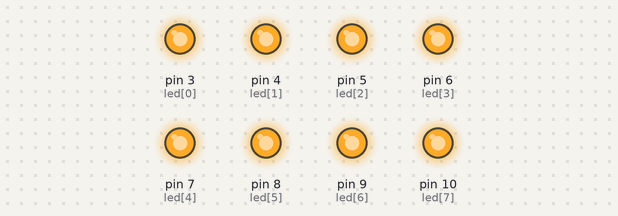
This sketch was run on a simulated Arduino Uno, built with avr-gcc and run on an emulated ATmega328P. On the bench: output pins drawn as LEDs (lit = HIGH).

Above: at 0.1 s.
At 4.6 s:
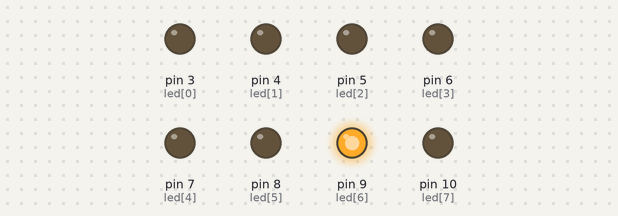
At 9.1 s:
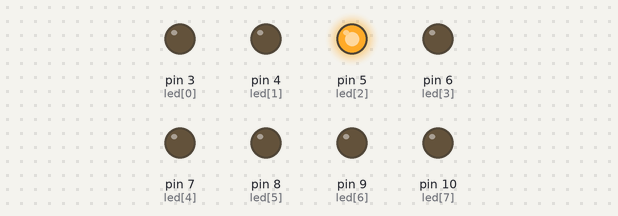
At 17.6 s:
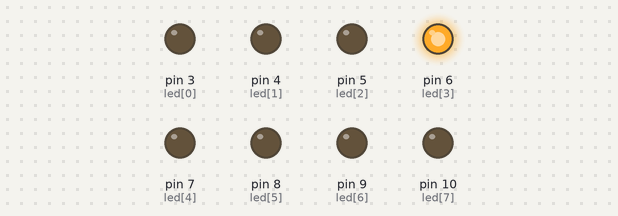
At 26.1 s:
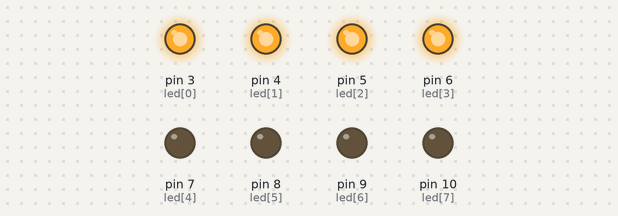
At 35.1 s:
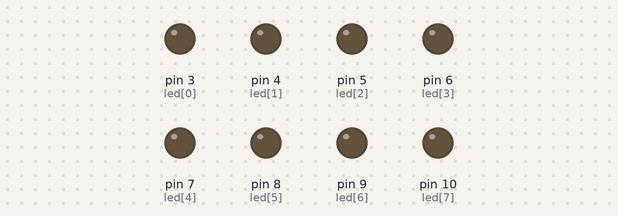
Timing chart, 0 to 40.0 s (numbered marks = the images above):
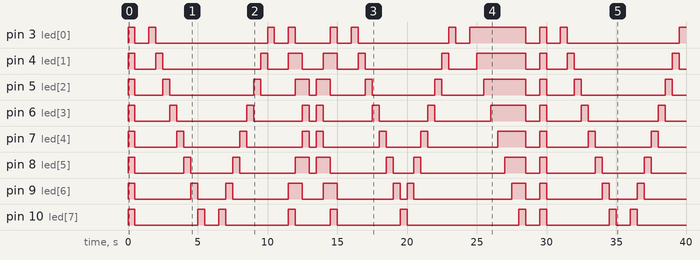

The sketch:

LED_animation.ino
```cpp
const int led[8]={3,4,5,6,7,8,9,10};

int d1=1000;
int d2=500;

void setup() {

  for(int i=0 ; i<8 ; i++)
    pinMode(led[i],OUTPUT);

}

void loop() {

  //Flashing Leds
  for(int i=0 ; i<8 ; i++)
      digitalWrite(led[i],HIGH);
  delay(d2);
  for(int j=0 ; j<8 ; j++)
      digitalWrite(led[j],LOW);
  delay(d1);

  //Shifting left leds
  for(int i=0 ; i<8 ; i++)
  {
    digitalWrite(led[i],HIGH);
    delay(d2);
    for(int j=0 ; j<8 ; j++)
      digitalWrite(led[j],LOW);
  }
  delay(d1);

  //Shifting right leds
  for(int i=7 ; i>=0 ; i--)
  {
    digitalWrite(led[i],HIGH);
    delay(d2);
    for(int j=0 ; j<8 ; j++)
      digitalWrite(led[j],LOW);
  }
  delay(d1);

  //2 LEDs converging & diverging
  for(int i=0 ; i<7 ; i++){
    if(i==3){
      delay(d2);
      continue;
    }
    digitalWrite(led[i],HIGH);
    digitalWrite(led[i+1],HIGH);
    digitalWrite(led[7-i],HIGH);
    digitalWrite(led[6-i],HIGH);
    delay(d2);
    for(int j=0 ; j<8 ; j++)
      digitalWrite(led[j],LOW);
  }
  delay(d1);

  //Ping Pong
  for(int i=0 ; i<8 ; i++)
  {
    digitalWrite(led[i],HIGH);
    delay(d2);
    for(int j=0 ; j<8 ; j++)
      digitalWrite(led[j],LOW);
  }
  for(int i=6 ; i>=0 ; i--)
  {
    digitalWrite(led[i],HIGH);
    delay(d2);
    for(int j=0 ; j<8 ; j++)
      digitalWrite(led[j],LOW);
  }
  delay(d1);

  //Snake
  for(int i=0 ; i<8 ; i++)
  {
    digitalWrite(led[i],HIGH);
    delay(d2);
  }
  for(int j=0 ; j<8 ; j++)
      digitalWrite(led[j],LOW);
  delay(d1);

}
```

Measured:
- by itself, pin 3 (led[0]): LOW → HIGH at 0.00 s, → LOW 0.50 s later, → HIGH 1.0 s later, → LOW 0.50 s later, … (21 changes in this stretch)
- by itself, pin 4 (led[1]): LOW → HIGH at 0.00 s, → LOW 0.50 s later, → HIGH 1.5 s later, → LOW 0.50 s later, … (22 changes in this stretch)
- by itself, pin 5 (led[2]): LOW → HIGH at 0.00 s, → LOW 0.50 s later, → HIGH 2.0 s later, → LOW 0.50 s later, … (22 changes in this stretch)
- by itself, pin 6 (led[3]): LOW → HIGH at 0.00 s, → LOW 0.50 s later, → HIGH 2.5 s later, → LOW 0.50 s later, … (22 changes in this stretch)
- by itself, pin 7 (led[4]): LOW → HIGH at 0.00 s, → LOW 0.50 s later, → HIGH 3.0 s later, → LOW 0.50 s later, … (22 changes in this stretch)
- by itself, pin 8 (led[5]): LOW → HIGH at 0.00 s, → LOW 0.50 s later, → HIGH 3.5 s later, → LOW 0.50 s later, … (22 changes in this stretch)
- by itself, pin 9 (led[6]): LOW → HIGH at 0.00 s, → LOW 0.50 s later, → HIGH 4.0 s later, → LOW 0.50 s later, … (22 changes in this stretch)
- by itself, pin 10 (led[7]): LOW → HIGH at 0.00 s, → LOW 0.50 s later, → HIGH 4.5 s later, → LOW 0.50 s later, … (20 changes in this stretch)
